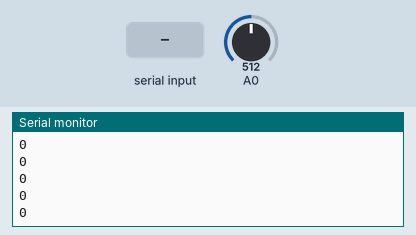
This sketch was run on a simulated Arduino Uno, built with avr-gcc and run on an emulated ATmega328P. Parts: the last lines printed to the serial monitor. The inputs (shaded band) are chosen by the test bench; at power-on: A0 = 512.

Above: at 1.2 s.
1.3 s: "r" received over Serial
At 1.32 s:
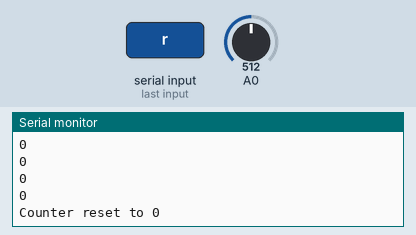
2.8 s: A0 set to 0
At 2.83 s:
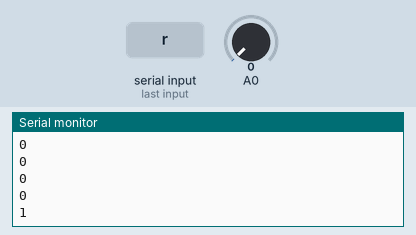

Measured:
- after the input at 1.3 s, the serial monitor: prints a new line at once (image 1)
- after the input at 2.8 s, the serial monitor: prints a new line at once (image 2)

The sketch:

agile_v2__1_.ino
```cpp
int switch_balls = 0;
int touchState = 0;
int lastTouchState = 0;

void setup() {
    pinMode(A0, INPUT);
    Serial.begin(9600);
    Serial.println("Arduino Ready");
}

void loop() {
    // Check if a reset command is received
    if (Serial.available() > 0) {
        char command = Serial.read();
        if (command == 'r') {
            switch_balls = 0;  // Reset counter
            Serial.println("Counter reset to 0");  // Confirm reset
        }
    }

    // Read touch sensor and count
    touchState = analogRead(A0) > 10 ? 1 : 0;
    if (lastTouchState == 1 && touchState == 0) {
        switch_balls++;
    }
    lastTouchState = touchState;

    // Continuously send the counter value to Python
    Serial.println(switch_balls);

    delay(50);  // Adjust for a smooth, real-time update rate
}
```
